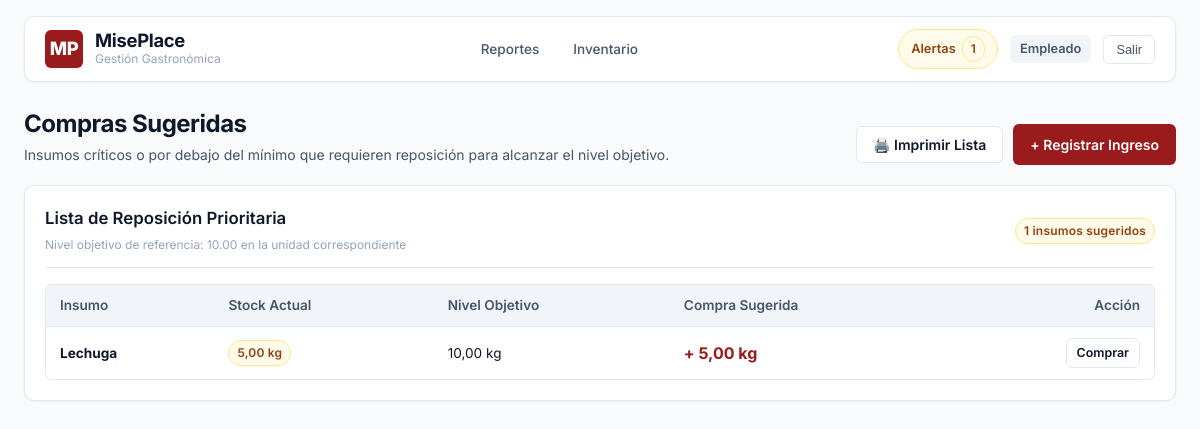
Screenshot of /inventario/compras-sugeridas/ (signed in) with the database file from the repository.
### apps/usuarios/models.py (models this page shows, shortened)
class Usuario(AbstractBaseUser, PermissionsMixin):
    class Rol(models.TextChoices):
        ADMINISTRADOR = 'administrador', 'Administrador'
        CAJERO = 'cajero', 'Cajero'
        EMPLEADO = 'empleado', 'Empleado'
    email = models.EmailField('Correo electrónico', unique=True, max_length=150)
    nombre = models.CharField('Nombre o apodo', max_length=100, blank=True)
    rol = models.CharField('Rol', max_length=20, choices=Rol.choices, default=Rol.EMPLEADO)
    is_active = models.BooleanField('Activo', default=True)
    is_staff = models.BooleanField('Acceso a staff', default=False)
    fecha_registro = models.DateTimeField('Fecha de registro', auto_now_add=True)
    objects = UsuarioManager()
    USERNAME_FIELD = 'email'
    REQUIRED_FIELDS = []
    class Meta:
        verbose_name = 'Usuario'
        verbose_name_plural = 'Usuarios'
        ordering = ['email']
    @property
    def es_admin(self) -> bool:
        return self.rol == self.Rol.ADMINISTRADOR or self.is_superuser
    @property
    def es_cajero(self) -> bool:
        return self.rol == self.Rol.CAJERO
    @property
    def es_empleado(self) -> bool:
        return self.rol == self.Rol.EMPLEADO
    @property
    def puede_acceder_pos(self) -> bool:
        return self.es_admin or self.es_cajero
    @property
    def puede_acceder_inventario(self) -> bool:
        return self.es_admin or self.es_empleado
    @property
    def puede_acceder_recetas(self) -> bool:
        return self.es_admin
    @property
    def puede_acceder_reportes(self) -> bool:
        return self.es_admin or self.es_empleado

### apps/inventario/models.py (models this page shows, shortened)
class Insumo(models.Model):
    TIPO_MEDICION_CHOICES = [
        ('peso', 'Peso'),
        ('volumen', 'Volumen'),
        ('unidad', 'Unidad'),
    ]
    UNIDAD_MEDIDA_CHOICES = [
        ('kg', 'Kilogramos (kg)'),
        ('litros', 'Litros'),
        ('und', 'Unidades (und)'),
        ('paquete', 'Paquete'),
    ]
    nombre = models.CharField('Nombre del insumo', max_length=100, unique=True)
    tipo_medicion = models.CharField('Tipo de medición', max_length=20, choices=TIPO_MEDICION_CHOICES, default='peso')
    unidad_medida = models.CharField('Unidad de medida', max_length=20, choices=UNIDAD_MEDIDA_CHOICES, default='kg')
    stock_actual = models.DecimalField('Stock actual', max_digits=12, decimal_places=2, default=Decimal('0.00'))
    stock_minimo = models.DecimalField('Umbral mínimo de alerta', max_digits=12, decimal_places=2, default=Decimal('5.00'))
    stock_objetivo = models.DecimalField('Stock objetivo sugerido', max_digits=12, decimal_places=2, default=Decimal('10.00'))
    class Meta:
        verbose_name = 'Insumo'
        verbose_name_plural = 'Insumos'
        ordering = ['nombre']
    @property
    def estado(self) -> str:
        if self.stock_actual <= 0:
            return 'critico'
        elif self.stock_actual <= self.stock_minimo:
            return 'bajo'
        return 'bueno'
    @property
    def compra_sugerida(self) -> Decimal:
        if self.stock_actual < self.stock_objetivo:
            return max(Decimal('0.00'), self.stock_objetivo - self.stock_actual)
        return Decimal('0.00')

### apps/inventario/views.py (the view)
# urls.py: path('compras-sugeridas/', views.lista_compras, name='compras_sugeridas'),
@roles_requeridos(['administrador', 'empleado'])
def lista_compras(request):
    insumos_alerta = [i for i in Insumo.objects.all().order_by('stock_actual', 'nombre') if i.estado in ('critico', 'bajo')]
    context = {
        'insumos_sugeridos': insumos_alerta,
        'total_alertas': len(insumos_alerta),
    }
    return render(request, 'inventario/lista_compras.html', context)

### apps/usuarios/context_processors.py (called while the page is built)
def usuario_contexto(request):
    if not request.user.is_authenticated:
        return {'total_alertas_stock': 0}
    try:
        from inventario.models import Insumo
        from django.db.models import F
        total_alertas = Insumo.objects.filter(stock_actual__lte=F('stock_minimo')).count()
    except Exception:
        total_alertas = 0
    return {
        'total_alertas_stock': total_alertas,
        'usuario_actual': request.user,
    }

### templates/inventario/lista_compras.html (shortened to what this page needs)
{% extends 'base.html' %}
{% load humanize %}
{% block content %}
<div class="page-header">
    <div class="page-title">
        <h2>Compras Sugeridas</h2>
        <p>Insumos críticos o por debajo del mínimo que requieren reposición para alcanzar el nivel objetivo.</p>
    </div>
    <div class="page-actions no-print">
        <button type="button" class="btn btn-secondary" onclick="window.print()">
            🖨️ Imprimir Lista
        </button>
        <a href="{% url 'inventario:lista' %}" class="btn btn-primary">
            + Registrar Ingreso
        </a>
    </div>
</div>
<div class="card">
    <div class="card-header">
        <div>
            <h3>Lista de Reposición Prioritaria</h3>
            <span class="subtitle">Nivel objetivo de referencia: 10.00 en la unidad correspondiente</span>
        </div>
        <span class="badge badge-warning">{{ total_alertas }} insumos sugeridos</span>
    </div>
    <div class="table-responsive">
        <table>
            <thead>
                <tr>
                    <th>Insumo</th>
                    <th>Stock Actual</th>
                    <th>Nivel Objetivo</th>
                    <th>Compra Sugerida</th>
                    <th class="no-print" style="text-align: right;">Acción</th>
                </tr>
            </thead>
            <tbody>
                {% for ins in insumos_sugeridos %}
                <tr>
                    <td><strong>{{ ins.nombre }}</strong></td>
                    <td>
                        <span class="badge {% if ins.estado == 'critico' %}badge-danger{% else %}badge-warning{% endif %}">
                            {{ ins.stock_actual|floatformat:2 }} {{ ins.unidad_medida }}
                        </span>
                    </td>
                    <td>{{ ins.stock_objetivo|floatformat:2 }} {{ ins.unidad_medida }}</td>
                    <td>
                        <strong style="color: var(--brand-primary); font-size: 1rem;">
                            + {{ ins.compra_sugerida|floatformat:2 }} {{ ins.unidad_medida }}
                        </strong>
                    </td>
                    <td class="no-print" style="text-align: right;">
                        <a href="{% url 'inventario:lista' %}" class="btn btn-secondary btn-sm">
                            Comprar
                        </a>
                    </td>
                </tr>
                {% empty %}
                <tr>
                    <td colspan="5" style="text-align: center; color: var(--text-muted); padding: 35px;">
                        🎉 No hay insumos en estado crítico. Todo el stock se encuentra en niveles adecuados.
                    </td>
                </tr>
                {% endfor %}
            </tbody>
        </table>
    </div>
</div>
{% endblock %}

### templates/base.html (shortened to what this page needs)
{% load static %}
<!DOCTYPE html>
<html lang="es">
<head>
    <link rel="stylesheet" href="{% static 'css/estilos.css' %}">
</head>
<body>
    <div id="app-container">
        {% if user.is_authenticated %}
        <header class="top-nav">
            <div class="brand-section">
                <a href="{% url 'usuarios:inicio_por_rol' %}" class="brand-logo" title="Inicio MisePlace">MP</a>
                <div class="brand-info">
                    <h1>MisePlace</h1>
                    <p>Gestión Gastronómica</p>
                </div>
            </div>
            <nav class="nav-links" aria-label="Navegación principal">
                {% if user.puede_acceder_reportes %}
                <a href="{% url 'reportes:dashboard' %}" class="nav-link {% if request.resolver_match.app_name == 'reportes' %}activo{% endif %}">
                    Reportes
                </a>
                {% endif %}
                {% if user.puede_acceder_inventario %}
                <a href="{% url 'inventario:lista' %}" class="nav-link {% if request.resolver_match.app_name == 'inventario' and request.resolver_match.url_name == 'lista' %}activo{% endif %}">
                    Inventario
                </a>
                {% endif %}
            </nav>
            <div class="nav-user-section">
                {% if user.puede_acceder_inventario and total_alertas_stock > 0 %}
                <a href="{% url 'inventario:alertas' %}" class="badge-alertas" title="Ver insumos que requieren reabastecimiento">
                    <span>Alertas</span>
                    <span class="badge badge-warning">{{ total_alertas_stock }}</span>
                </a>
                {% endif %}
                <div class="user-badge" title="{{ user.email }}">
                    <span>{{ user.get_rol_display }}</span>
                </div>
                <form action="{% url 'usuarios:logout' %}" method="post" style="display:inline;">
                    <button type="submit" class="btn-salir" title="Cerrar sesión">Salir</button>
                </form>
            </div>
        </header>
        {% endif %}
        <main id="main-content">
            {% block content %}{% endblock %}
        </main>
    </div>
</body>
</html>

### rows the page displays
Usuario: rol "Empleado"
Insumo: nombre "Lechuga", stock_actual "5,00", unidad_medida "kg", stock_objetivo "10,00", compra_sugerida "5,00"

### other values shown
{{ total_alertas_stock }} "1"
{{ total_alertas }} "1"
